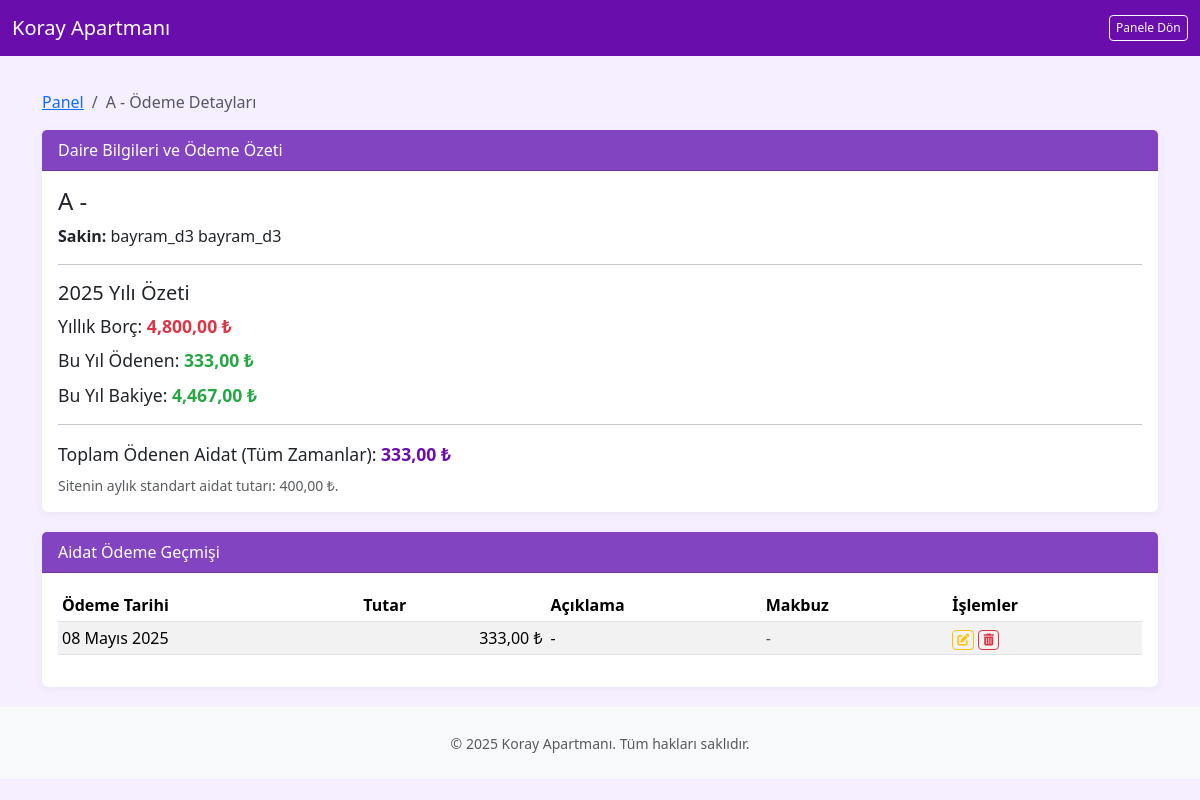
Page /odeme-detay/daire/3/ (signed in) on the earlier database version.
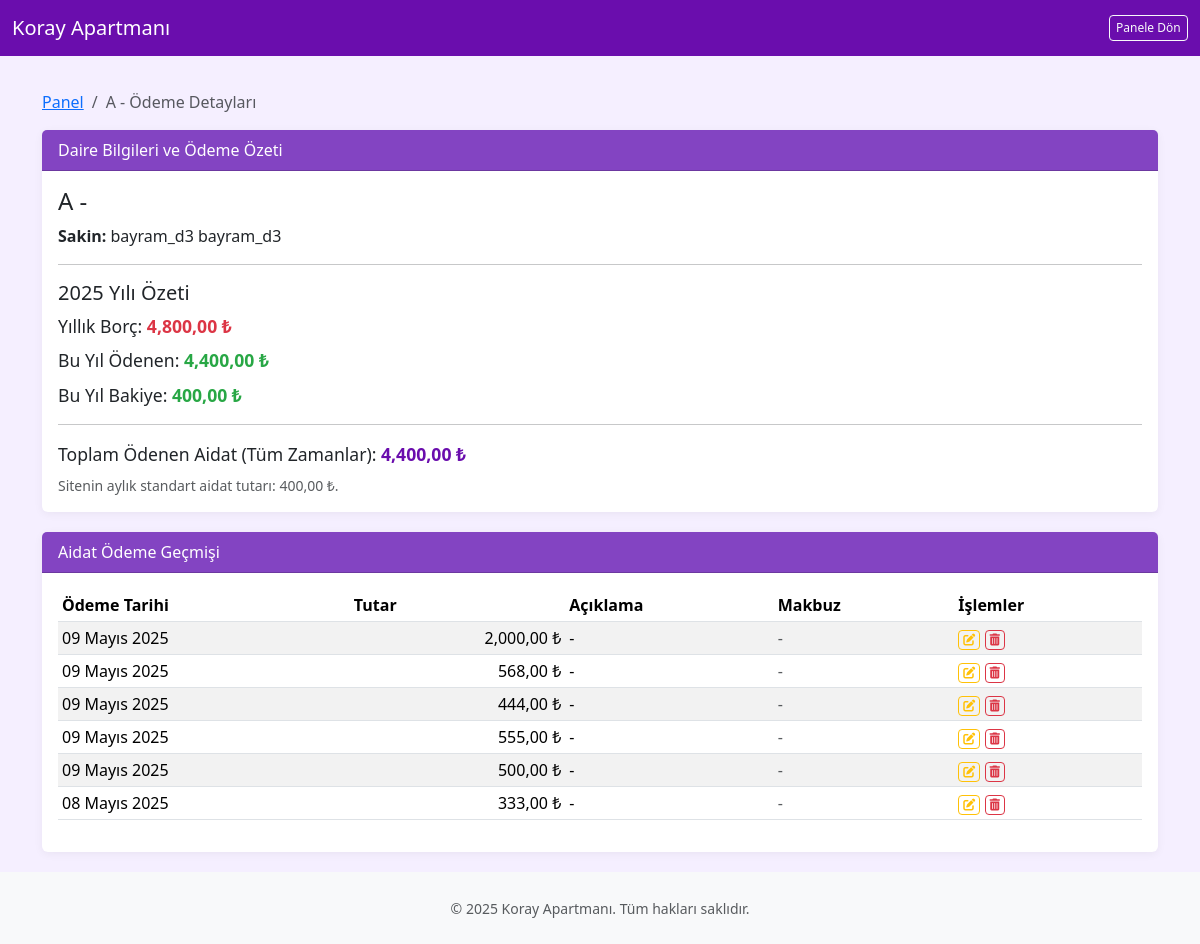
Same page on the later database version.
### yonetim/models.py (models this page shows, shortened)
class Site(models.Model):
    ad = models.CharField(max_length=100, verbose_name=_("Site Adı / Site Name"))
    adres = models.CharField(max_length=255, verbose_name=_("Adres / Address"))
    kod = models.CharField(max_length=8, unique=True, verbose_name=_("Site Kodu / Site Code"))
    yonetici = models.ForeignKey(Kullanici, on_delete=models.CASCADE, verbose_name=_("Yönetici / Manager"))
    yonetici_tel = models.CharField(max_length=20, blank=True, null=True, verbose_name=_("Yönetici Telefon / Manager Phone"))
    aidat_miktari = models.DecimalField(max_digits=10, decimal_places=2, null=True, blank=True, verbose_name=_("Aylık Aidat Miktarı"))

class Daire(models.Model):
    blok = models.ForeignKey(Blok, on_delete=models.CASCADE, related_name='daireler')
    daire_no = models.CharField(max_length=10, verbose_name=_("Daire No / Flat Number")) # Örn: "1", "2A", "15"
    kullanici = models.ForeignKey(Kullanici, on_delete=models.SET_NULL, null=True, blank=True, related_name='daireler', verbose_name=_("Sakin / Resident"))
    telefon_no = models.CharField(max_length=20, blank=True, verbose_name=_("Telefon No / Phone Number"))
    @property
    def daire_tam_adi(self):
        return f"{self.blok.ad} - {self.daire_no}"
    class Meta:
        pass

class Blok(models.Model):
    site = models.ForeignKey(Site, on_delete=models.CASCADE, related_name='bloklar')
    ad = models.CharField(max_length=50, verbose_name=_("Blok Adı / Block Name"))
    class Meta:
        ordering = ['ad']

class Kullanici(AbstractUser):
    site_kodu = models.CharField(max_length=8, verbose_name=_("Site Kodu / Site Code"))
    is_yonetici = models.BooleanField(default=False, verbose_name=_("Yönetici mi? / Is Manager?"))

class Aidat(models.Model):
    daire = models.ForeignKey(Daire, on_delete=models.CASCADE, related_name='aidatlar')
    tutar = models.DecimalField(max_digits=10, decimal_places=2, verbose_name=_("Tutar / Amount"))
    tarih = models.DateField(verbose_name=_("Tarih / Date"))
    aciklama = models.CharField(max_length=255, blank=True, verbose_name=_("Açıklama / Description"))
    makbuz = models.FileField(upload_to='aidat_makbuzlari/', null=True, blank=True, verbose_name=_("Makbuz / Receipt"))
    class Meta:
        ordering = ['-tarih', '-id'] # En son aidatlar üstte

### yonetim/views.py (the view)
# urls.py: path('odeme-detay/daire/<int:daire_id>/', views.daire_odeme_detay, name='daire_odeme_detay'),
@login_required
def daire_odeme_detay(request, daire_id):
    try:
        daire_obj = get_object_or_404(Daire.objects.select_related('blok__site', 'kullanici'), # daire -> daire_obj
                                  id=daire_id, blok__site__kod=request.user.site_kodu)
    except Daire.DoesNotExist:
        messages.error(request, "Belirtilen daire bulunamadı veya erişim yetkiniz yok.")
        return redirect('yonetim:panel')
    if not (request.user.is_yonetici or (daire_obj.kullanici == request.user)): # daire -> daire_obj
        messages.error(request, "Bu ödeme detaylarını görüntüleme yetkiniz yok.")
        return redirect('yonetim:panel')
    site_obj = daire_obj.blok.site # site -> site_obj
    aidatlar = Aidat.objects.filter(daire=daire_obj).order_by('-tarih', '-id') # daire -> daire_obj
    toplam_odenen_aidat_tum_zamanlar = aidatlar.aggregate(toplam=Sum('tutar'))['toplam'] or Decimal('0.00')
    current_year = timezone.now().year
    yillik_aidat_borcu_daire = Decimal('0.00')
    if site_obj.aidat_miktari:
        yillik_aidat_borcu_daire = site_obj.aidat_miktari * 12
    start_of_year = date(current_year, 1, 1)
    end_of_year = date(current_year, 12, 31)
    odenen_bu_yil_daire = Aidat.objects.filter(
        daire=daire_obj, tarih__gte=start_of_year, tarih__lte=end_of_year # daire -> daire_obj
    ).aggregate(toplam_odenen=Sum('tutar'))['toplam_odenen'] or Decimal('0.00')
    bakiye_bu_yil_daire = yillik_aidat_borcu_daire - odenen_bu_yil_daire
    context = {
        'daire_nesnesi': daire_obj, # daire -> daire_obj
        'aidatlar': aidatlar,
        'toplam_odenen_tum_zamanlar_daire': toplam_odenen_aidat_tum_zamanlar,
        'yillik_aidat_borcu_daire': yillik_aidat_borcu_daire,
        'odenen_bu_yil_daire': odenen_bu_yil_daire,
        'bakiye_bu_yil_daire': bakiye_bu_yil_daire,
        'current_year': current_year,
        'site': site_obj, # site -> site_obj
    }
    return render(request, 'yonetim/daire_odeme_detay.html', context)

### yonetim/templates/yonetim/daire_odeme_detay.html (shortened to what this page needs)
{% load humanize static %}
<!DOCTYPE html>
<html lang="tr">
<head>
    <link href="https://cdn.jsdelivr.net/npm/bootstrap@5.3.2/dist/css/bootstrap.min.css" rel="stylesheet" />
    <link rel="stylesheet" href="https://cdnjs.cloudflare.com/ajax/libs/font-awesome/6.0.0-beta3/css/all.min.css">
</head>
<body>
    <nav class="navbar navbar-expand-lg navbar-dark fixed-top">
        <div class="container-fluid">
            <a class="navbar-brand" href="{% url 'yonetim:panel' %}">{{ site.ad }}</a>
            <div class="ms-auto">
                 <a href="{% url 'yonetim:panel' %}" class="btn btn-outline-light btn-sm">Panele Dön</a>
            </div>
        </div>
    </nav>
    <div class="container container-detay">
        <div class="row">
            <div class="col-12">
                <nav aria-label="breadcrumb">
                    <ol class="breadcrumb">
                        <li class="breadcrumb-item"><a href="{% url 'yonetim:panel' %}">Panel</a></li>
                        <li class="breadcrumb-item active" aria-current="page">{{ daire_nesnesi.daire_tam_adi }} Ödeme Detayları</li>
                    </ol>
                </nav>
                <div class="card">
                    <div class="card-header">
                        Daire Bilgileri ve Ödeme Özeti
                    </div>
                    <div class="card-body">
                        <h4 class="card-title">{{ daire_nesnesi.daire_tam_adi }}</h4>
                        {% if daire_nesnesi.kullanici %}
                        <p class="card-text"><strong>Sakin:</strong> {{ daire_nesnesi.kullanici.get_full_name }}</p>
                        {% else %}
                        <p class="card-text text-muted">Bu daireye atanmış bir sakin bulunmamaktadır.</p>
                        {% endif %}
                        <hr>
                        <h5>{{ current_year }} Yılı Özeti</h5>
                        <div class="summary-item">
                            Yıllık Borç: <strong class="text-negative">{{ yillik_aidat_borcu_daire|floatformat:2|intcomma }} ₺</strong>
                        </div>
                        <div class="summary-item">
                            Bu Yıl Ödenen: <strong class="text-positive">{{ odenen_bu_yil_daire|floatformat:2|intcomma }} ₺</strong>
                        </div>
                        <div class="summary-item">
                            Bu Yıl Bakiye:
                            <strong class="{% if bakiye_bu_yil_daire >= 0 %}text-positive{% else %}text-negative{% endif %}">
                                {{ bakiye_bu_yil_daire|floatformat:2|intcomma }} ₺
                            </strong>
                        </div>
                        <hr>
                        <div class="summary-item">
                            Toplam Ödenen Aidat (Tüm Zamanlar): <strong>{{ toplam_odenen_tum_zamanlar_daire|floatformat:2|intcomma }} ₺</strong>
                        </div>
                         {% if site.aidat_miktari %}
                            <div class="text-muted small mt-2">
                                Sitenin aylık standart aidat tutarı: {{ site.aidat_miktari|floatformat:2|intcomma }} ₺.
                            </div>
                        {% else %}
                             <div class="text-muted small mt-2">
                                Site için aylık standart bir aidat tutarı belirlenmemiş. Yıllık borç ve bakiye bilgileri bu nedenle 0 TL olarak görünebilir.
                            </div>
                        {% endif %}
                    </div>
                </div>
                <div class="card">
                    <div class="card-header">
                        Aidat Ödeme Geçmişi
                    </div>
                    <div class="card-body">
                        {% if aidatlar %}
                        <div class="table-responsive">
                            <table class="table table-striped table-hover table-sm">
                                <thead class="sticky-header">
                                    <tr>
                                        <th>Ödeme Tarihi</th>
                                        <th>Tutar</th>
                                        <th>Açıklama</th>
                                        <th>Makbuz</th>
                                        <th>İşlemler</th>
                                    </tr>
                                </thead>
                                <tbody>
                                    {% for aidat in aidatlar %}
                                    <tr>
                                        <td>{{ aidat.tarih|date:"d F Y" }}</td>
                                        <td class="text-end">{{ aidat.tutar|floatformat:2|intcomma }} ₺</td>
                                        <td>{{ aidat.aciklama|default:"-" }}</td>
                                        <td>
                                            {% if aidat.makbuz %}
                                            <a href="{{ aidat.makbuz.url }}" target="_blank" class="btn btn-sm btn-outline-info py-0 px-1" style="font-size:0.75rem;">
                                                Gör
                                            </a>
                                            {% else %}
                                            <span class="text-muted">-</span>
                                            {% endif %}
                                        </td>
                                        <td>
                                            {% if request.user.is_yonetici or request.user == daire_nesnesi.kullanici %}
                                            <a href="{% url 'yonetim:aidat_update' aidat.id %}" class="btn btn-sm btn-outline-warning py-0 px-1" style="font-size:0.75rem;"><i class="fas fa-edit"></i></a>
                                            <a href="{% url 'yonetim:aidat_delete' aidat.id %}" class="btn btn-sm btn-outline-danger py-0 px-1" style="font-size:0.75rem;"><i class="fas fa-trash-alt"></i></a>
                                            {% endif %}
                                        </td>
                                    </tr>
                                    {% endfor %}
                                </tbody>
                            </table>
                        </div>
                        {% else %}
                        <p class="text-center text-muted">Bu daire için kayıtlı aidat ödemesi bulunmamaktadır.</p>
                        {% endif %}
                    </div>
                </div>
            </div>
        </div>
    </div>
    <footer class="py-4 mt-auto text-center text-muted" style="background-color: #f8f9fa;">
        <small>&copy; {% now "Y" %} {{ site.ad }}. Tüm hakları saklıdır.</small>
    </footer>
</body>
</html>

### yonetim/templates/yonetim/daire_odeme_detay.html (style rules this page uses)
:root { --theme-primary-purple: #6a0dad; --theme-light-purple-accent: #8344c2; --theme-very-light-purple-bg: #f5efff; --text-green: #28a745; --text-red: #dc3545; }
body { background: var(--theme-very-light-purple-bg); font-family: "Segoe UI", Tahoma, Geneva, Verdana, sans-serif; padding-top: 70px; }
.navbar { background-color: var(--theme-primary-purple); }
.navbar .navbar-brand, .navbar .nav-link { color: #fff; }
.container-detay { margin-top: 20px; }
.card { margin-bottom: 20px; box-shadow: 0 2px 10px rgba(0,0,0,0.05); border: none; }
.card-header { background-color: var(--theme-light-purple-accent); color: white; font-weight: 500; }
.summary-item { font-size: 1.1rem; margin-bottom: 0.5rem; }
.summary-item strong.text-positive { color: var(--text-green); }
.summary-item strong.text-negative { color: var(--text-red); }
.summary-item strong { color: var(--theme-primary-purple); }
.table-responsive { max-height: 500px; }
.sticky-header th { position: sticky; top: 0; background: white; z-index: 10; }
.btn-sm { padding: .2rem .4rem; font-size: .75rem; }

Differences in the rows shown:
added Aidat: tarih "09 Mayıs 2025", tutar "2,000,00", aciklama "-"
added Aidat: tarih "09 Mayıs 2025", tutar "568,00", aciklama "-"
added Aidat: tarih "09 Mayıs 2025", tutar "444,00", aciklama "-"
added Aidat: tarih "09 Mayıs 2025", tutar "555,00", aciklama "-"
added Aidat: tarih "09 Mayıs 2025", tutar "500,00", aciklama "-"
Other differences:
{{ odenen_bu_yil_daire|floatformat:2|intcomma }}: "333,00" → "4,400,00"
{{ bakiye_bu_yil_daire|floatformat:2|intcomma }}: "4,467,00" → "400,00"
{{ toplam_odenen_tum_zamanlar_daire|floatformat:2|intcomma }}: "333,00" → "4,400,00"
